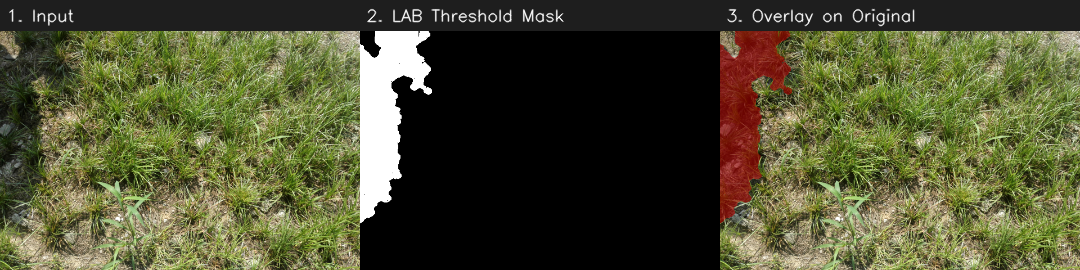
#> input picture shadow-removal/assets/detection_stages.png, 1080 x 270 px
$ python main.py --input assets
#> lines starting #> are read from the running program, lines starting #| are printed output that depends on the picture; after the words box and inside, x2 and y2 are one past the last pixel; in counts of white or black regions, pixels touching at a corner belong together
#> in process_image, image_bgr is the input picture: shape (270, 1080, 3); mean B, G, R 49.8, 79.6, 78.3
### shadow-removal/src/detect_shadow.py
"""
Shadow Detection using LAB Color Space Analysis
-------------------------------------------------
Based on the classic Murali & Govindan (2013) approach:
"Shadow Detection and Removal from a Single Image Using LAB Color Space"

Key idea:
- Shadows lower Lightness (L) but keep chromaticity (a, b) roughly stable,
  unlike dark objects which affect all channels differently.
- We adaptively pick whether to threshold on L alone, or on L+a+b combined,
  depending on how "colorful" the image is on average.
"""

import cv2
import numpy as np


def detect_shadow_mask(image_bgr: np.ndarray, min_area: int = 150) -> np.ndarray:
    """
    Detect shadow regions in an outdoor image using LAB color space analysis.

    Args:
        image_bgr: Input image in BGR (as read by cv2.imread).
        min_area: Minimum connected-component area (in pixels) to keep as a
                   valid shadow region. Removes small noisy blobs.

    Returns:
        mask: uint8 binary mask (0 = non-shadow, 255 = shadow), same H x W as input.
    """
#> called with min_area = 150
    lab = cv2.cvtColor(image_bgr, cv2.COLOR_BGR2LAB).astype(np.float32)
    L, A, B = cv2.split(lab)
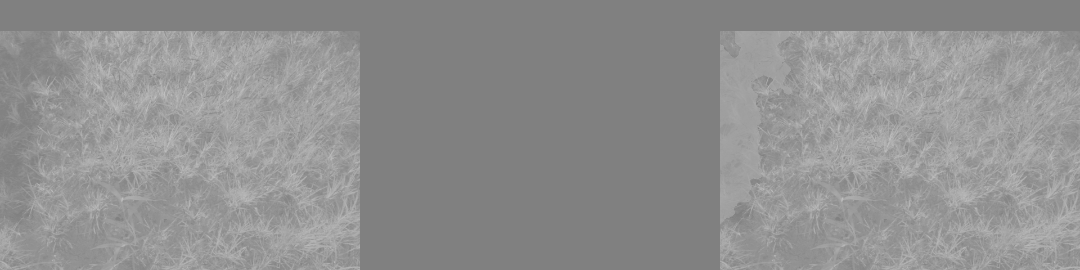
#> B: shape (270, 1080) float32; min 125, max 193, mean 144.3

    mean_L, mean_A, mean_B = L.mean(), A.mean(), B.mean()
#> mean_L = 82.33; mean_A = 122.9; mean_B = 144.3
    std_L = L.std()
#> std_L = 70.52

    # LAB in OpenCV: A and B are stored 0-255 with 128 as the neutral point.
    # The original paper works in the -128..127 range, so we recenter for the
    # "how colorful is this image" check.
    colorfulness = (mean_A - 128) + (mean_B - 128)
#> colorfulness = 11.17

    if colorfulness <= 15:
        # Low color cast overall -> rely on Lightness only
        threshold = mean_L - (std_L / 3.0)
#> threshold = 58.83
        shadow_bool = L < threshold
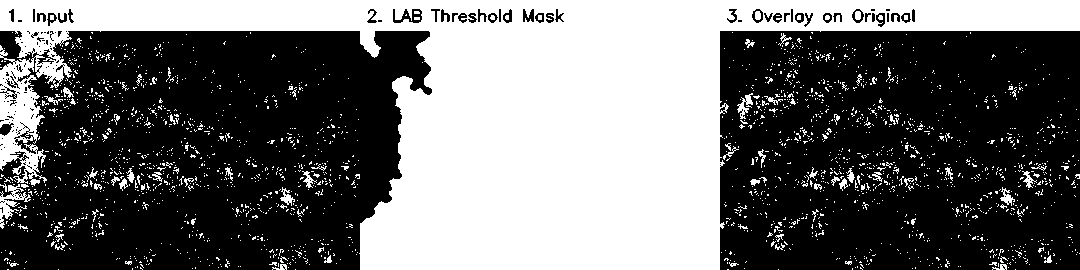
#> shadow_bool: shape (270, 1080) bool; 42.6% white; 2251 white regions (2169 under 20 px), largest, box (x1, y1, x2, y2) and area: (0, 0, 1080, 270) 114328, (0, 184, 31, 229) 461, (737, 93, 753, 119) 174
    else:
        # Combine L, A, B (a common extension when the scene has strong color)
        combined = L + A + B
        mean_c, std_c = combined.mean(), combined.std()
        threshold = mean_c - (std_c / 3.0)
        shadow_bool = combined < threshold

    mask = (shadow_bool.astype(np.uint8)) * 255

    # --- Morphological cleanup ---
    # Larger kernel than before: real photos (grass, concrete grain, etc.) have
    # a lot of fine dark texture that a small kernel doesn't remove.
    kernel = cv2.getStructuringElement(cv2.MORPH_ELLIPSE, (7, 7))
    mask = cv2.morphologyEx(mask, cv2.MORPH_OPEN, kernel, iterations=2)
#> mask: shape (270, 1080); 36.4% white; 5 white regions, box (x1, y1, x2, y2) and area: (0, 0, 1080, 270) 105565, (15, 92, 32, 124) 358, (0, 100, 10, 120) 149, (841, 17, 856, 31) 148, (0, 149, 7, 162) 65
    mask = cv2.morphologyEx(mask, cv2.MORPH_CLOSE, kernel, iterations=2)
#> mask: shape (270, 1080); 37.1% white; 3 white regions, box (x1, y1, x2, y2) and area: (0, 0, 1080, 270) 107449, (0, 92, 32, 124) 638, (0, 149, 7, 162) 65

    # --- Remove small / spurious connected components ---
    # Textured outdoor surfaces (grass, gravel, rough concrete) commonly throw
    # off dozens of small dark blobs that pass a naive area check individually.
    # Real shadows are usually one dominant contiguous region, so in addition
    # to an absolute area floor (scaled to image size), we drop any component
    # that's much smaller than the largest detected blob.
    h, w = mask.shape[:2]
#> h = 270; w = 1080
    abs_min_area = max(min_area, int(0.0015 * h * w))  # ~0.15% of image area
#> abs_min_area = 437
    relative_min_frac = 0.15  # component must be >=15% the size of the biggest one

    num_labels, labels, stats, _ = cv2.connectedComponentsWithStats(mask, connectivity=8)
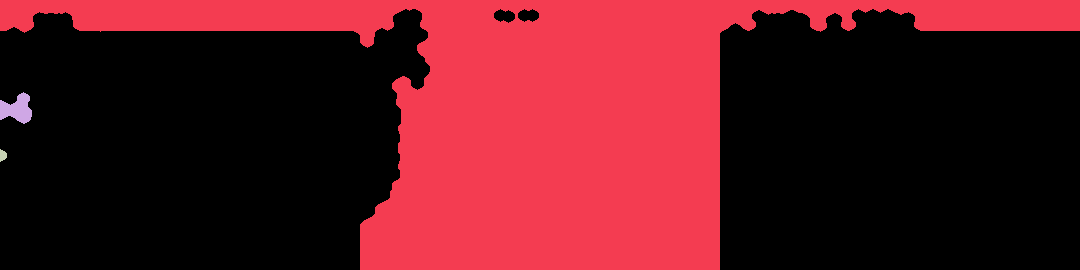
#> labels: shape (270, 1080) int32; 4 distinct labels, from 0 to 3; one colour per label, 0 black
#> num_labels = 4; stats = [[0, 9, 1080, 261, 183448], [0, 0, 1080, 270, 107449], [0, 92, 32, 32, 638], [0, 149, 7, 13, 65]]
    if num_labels <= 1:
        return np.zeros_like(mask)

    areas = stats[1:, cv2.CC_STAT_AREA]
#> areas = [107449, 638, 65]
    max_area = areas.max()
#> max_area = 107449
    rel_min_area = max_area * relative_min_frac
#> rel_min_area = 16117.3

    cleaned = np.zeros_like(mask)
    for i in range(1, num_labels):  # skip background label 0
        area = stats[i, cv2.CC_STAT_AREA]
        if area >= abs_min_area and area >= rel_min_area:
            cleaned[labels == i] = 255
#> this loop made 3 passes
#> area on passes 1 to 3: 107449, 638, 65
#> cleaned: shape (270, 1080); 36.8% white; 1 white region, box (x1, y1, x2, y2) and area: (0, 0, 1080, 270) 107449

    return cleaned


def refine_mask_ycbcr(image_bgr: np.ndarray, mask: np.ndarray) -> np.ndarray:
    """
    Optional secondary check using YCbCr: shadows typically show Cb (blue-diff)
    higher and Cr (red-diff) lower than the surrounding lit area. We use this
    to drop candidate shadow pixels that don't agree, reducing false positives
    from dark (but non-shadow) objects like tree trunks or dark pavement.
    """
    ycrcb = cv2.cvtColor(image_bgr, cv2.COLOR_BGR2YCrCb)
#> ycrcb: shape (270, 1080, 3); mean of channels 0, 1, 2 75.8, 129.8, 113.3
    Y, Cr, Cb = cv2.split(ycrcb)
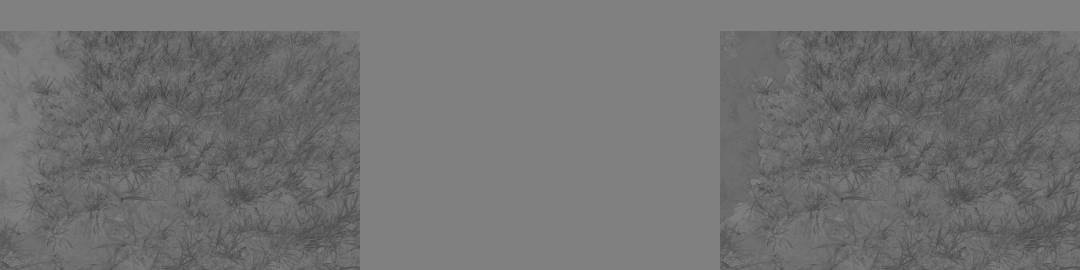
#> Cb: shape (270, 1080); min 59, max 131, mean 113.3

    shadow_pixels = mask > 0
    if shadow_pixels.sum() == 0 or (~shadow_pixels).sum() == 0:
        return mask

    lit_Cb_mean = Cb[~shadow_pixels].mean()
#> lit_Cb_mean = 104.8
    lit_Cr_mean = Cr[~shadow_pixels].mean()
#> lit_Cr_mean = 130.8

    agree = (Cb.astype(np.int16) >= int(lit_Cb_mean) - 5) & \
            (Cr.astype(np.int16) <= int(lit_Cr_mean) + 5)
#> agree: shape (270, 1080) bool; 72.5% white; 1648 black regions (1559 under 20 px), largest, box (x1, y1, x2, y2) and area: (720, 31, 1080, 270) 35099, (31, 31, 360, 270) 26924, (15, 231, 112, 270) 1518

    refined = np.where(shadow_pixels & agree, 255, 0).astype(np.uint8)
#> refined: shape (270, 1080); 36.8% white; 1 white region, box (x1, y1, x2, y2) and area: (0, 0, 1080, 270) 107445

    # keep at least the original mask if refinement wipes everything out
    if refined.sum() == 0:
        return mask
    return refined

### shadow-removal/src/remove_shadow.py
"""
Shadow Removal via LAB Relighting + Boundary Inpainting
---------------------------------------------------------
Two-stage approach:

1. Relighting (illumination correction):
   For each LAB channel, compute the mean/std of pixel values in the
   shadow region and in a nearby lit "reference" region (a ring just
   outside the shadow boundary). Linearly rescale shadow pixels so their
   statistics match the lit region. This is the classic approach used in
   "Shadow Removal via Shadow Image Decomposition"-style relighting, and
   works far better than blind inpainting because it preserves texture.

2. Boundary inpainting:
   The relit region and shadow-free area will still show a seam. We
   inpaint a thin band around the shadow boundary using cv2.inpaint
   (Telea's algorithm) to blend the transition smoothly.
"""

import cv2
import numpy as np


def _get_reference_ring(mask: np.ndarray, ring_width: int = 15) -> np.ndarray:
    """Return a boolean mask for a ring of lit pixels just outside the shadow."""
#> called with ring_width = 15
    kernel = cv2.getStructuringElement(cv2.MORPH_ELLIPSE, (ring_width, ring_width))
    dilated = cv2.dilate(mask, kernel, iterations=1)
#> dilated: shape (270, 1080); 40.7% white; 1 white region, box (x1, y1, x2, y2) and area: (0, 0, 1080, 270) 118549
    ring = (dilated > 0) & (mask == 0)
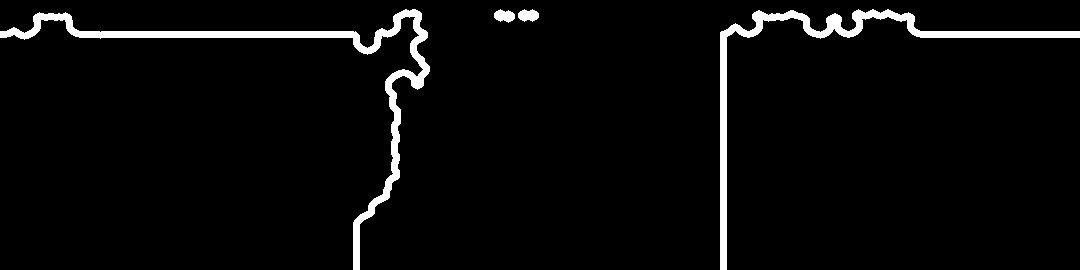
#> ring: shape (270, 1080) bool; 3.8% white; 4 white regions, box (x1, y1, x2, y2) and area: (0, 9, 430, 270) 5841, (720, 9, 1080, 270) 4860, (494, 9, 515, 23) 202, (518, 9, 539, 22) 201
    return ring


def relight_shadow(image_bgr: np.ndarray, mask: np.ndarray) -> np.ndarray:
    """
    Channel-wise linear relighting of the shadow region in LAB space.
    """
    lab = cv2.cvtColor(image_bgr, cv2.COLOR_BGR2LAB).astype(np.float32)
    shadow_bool = mask > 0
    ring_bool = _get_reference_ring(mask)

    if shadow_bool.sum() == 0:
        return image_bgr.copy()

    # Fallback to the whole non-shadow area if the ring is too small
    if ring_bool.sum() < 50:
        ring_bool = ~shadow_bool

    out_lab = lab.copy()
    for c in range(3):
        channel = lab[:, :, c]
        shadow_vals = channel[shadow_bool]
        lit_vals = channel[ring_bool]

        mean_s, std_s = shadow_vals.mean(), shadow_vals.std() + 1e-6
        mean_l, std_l = lit_vals.mean(), lit_vals.std() + 1e-6

        scale = std_l / std_s
        # Dampen extreme scale factors to avoid blowing out contrast
        scale = np.clip(scale, 0.5, 3.0)

        new_vals = (shadow_vals - mean_s) * scale + mean_l
        out_channel = channel.copy()
        out_channel[shadow_bool] = new_vals
        out_lab[:, :, c] = out_channel
#> this loop made 3 passes
#> (mean_s, std_s, mean_l, std_l) on passes 1 to 3: (9.02, 20.75, 133.7, 78.47), (128, 0.123, 128.3, 16.45), (128, 0.214, 142.7, 15.32)
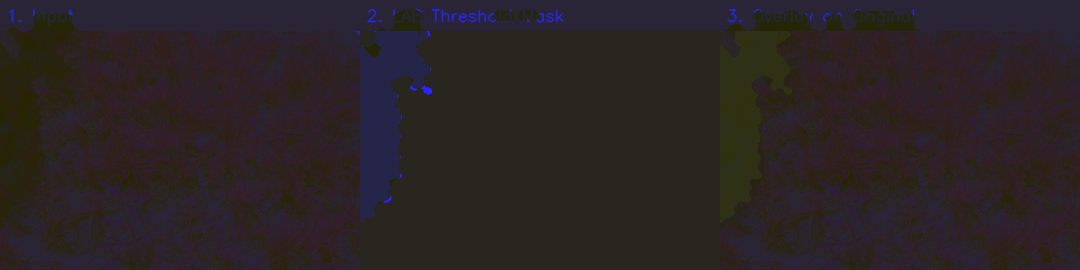
#> out_lab: shape (270, 1080, 3) float32; mean B, G, R 128.3, 122.9, 149.7; drawn with min black and max white

    out_lab = np.clip(out_lab, 0, 255).astype(np.uint8)
    result = cv2.cvtColor(out_lab, cv2.COLOR_LAB2BGR)
    return result


def inpaint_boundary(image_bgr: np.ndarray, mask: np.ndarray, band_width: int = 7) -> np.ndarray:
    """
    Smooth the seam left by relighting using inpainting on a thin band
    around the shadow boundary (not the whole shadow region, so we don't
    lose the texture that relighting already recovered).
    """
#> called with band_width = 7
    edge_kernel = cv2.getStructuringElement(cv2.MORPH_ELLIPSE, (band_width, band_width))
    boundary = cv2.morphologyEx(mask, cv2.MORPH_GRADIENT, edge_kernel)
#> boundary: shape (270, 1080); 3.3% white; 3 white regions, box (x1, y1, x2, y2) and area: (0, 6, 433, 270) 4917, (717, 6, 1080, 270) 4103, (491, 6, 542, 26) 610
    result = cv2.inpaint(image_bgr, boundary, inpaintRadius=5, flags=cv2.INPAINT_TELEA)
    return result


def remove_shadow(image_bgr: np.ndarray, mask: np.ndarray) -> np.ndarray:
    """
    Full pipeline: relight the shadow region, then inpaint the boundary seam.
    """
    relit = relight_shadow(image_bgr, mask)
    final = inpaint_boundary(relit, mask)
    return final

### shadow-removal/main.py
"""
Smart Shadow Detection and Removal in Outdoor Images
Using Color Space Analysis and Image Inpainting
------------------------------------------------------
CLI entry point.

Usage:
    python main.py --input samples/test1.jpg --outdir outputs

Produces, in outdir/<image_name>/:
    01_original.png
    02_shadow_mask.png
    03_mask_overlay.png
    04_result.png
"""

import argparse
import os
import cv2
import numpy as np

from src.detect_shadow import detect_shadow_mask, refine_mask_ycbcr
from src.remove_shadow import remove_shadow


def make_overlay(image_bgr: np.ndarray, mask: np.ndarray) -> np.ndarray:
    overlay = image_bgr.copy()
    red = np.zeros_like(image_bgr)
    red[:, :, 2] = 255  # BGR -> red
    alpha = 0.4
    mask_bool = mask > 0
    overlay[mask_bool] = cv2.addWeighted(image_bgr, 1 - alpha, red, alpha, 0)[mask_bool]
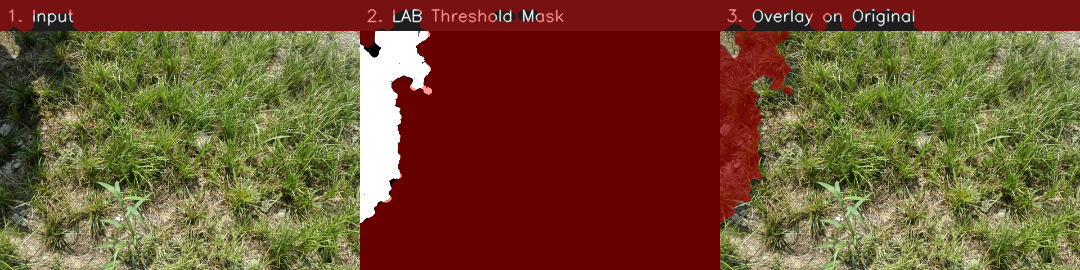
#> overlay: shape (270, 1080, 3); mean B, G, R 48.4, 78.2, 114.5
    return overlay


def process_image(path: str, outdir: str, use_ycbcr_refine: bool = True):
    image_bgr = cv2.imread(path)
    if image_bgr is None:
        raise FileNotFoundError(f"Could not read image: {path}")

    name = os.path.splitext(os.path.basename(path))[0]
    save_dir = os.path.join(outdir, name)
    os.makedirs(save_dir, exist_ok=True)

    # 1. Detect
    mask = detect_shadow_mask(image_bgr)
    if use_ycbcr_refine:
        mask = refine_mask_ycbcr(image_bgr, mask)

    # 2. Remove
    result = remove_shadow(image_bgr, mask)

    # 3. Save all stages
    cv2.imwrite(os.path.join(save_dir, "01_original.png"), image_bgr)
    cv2.imwrite(os.path.join(save_dir, "02_shadow_mask.png"), mask)
    cv2.imwrite(os.path.join(save_dir, "03_mask_overlay.png"), make_overlay(image_bgr, mask))
    cv2.imwrite(os.path.join(save_dir, "04_result.png"), result)

    print(f"[OK] {path} -> {save_dir}")
    return save_dir


def main():
    parser = argparse.ArgumentParser(description="Shadow detection & removal pipeline")
    parser.add_argument("--input", required=True, help="Path to an image, or a folder of images")
    parser.add_argument("--outdir", default="outputs", help="Directory to save results")
    parser.add_argument("--no-refine", action="store_true", help="Disable YCbCr refinement step")
    args = parser.parse_args()

    os.makedirs(args.outdir, exist_ok=True)

    if os.path.isdir(args.input):
        exts = (".jpg", ".jpeg", ".png", ".bmp")
        files = [os.path.join(args.input, f) for f in sorted(os.listdir(args.input))
                  if f.lower().endswith(exts)]
        for f in files:
            process_image(f, args.outdir, use_ycbcr_refine=not args.no_refine)
    else:
        process_image(args.input, args.outdir, use_ycbcr_refine=not args.no_refine)


if __name__ == "__main__":
    main()
